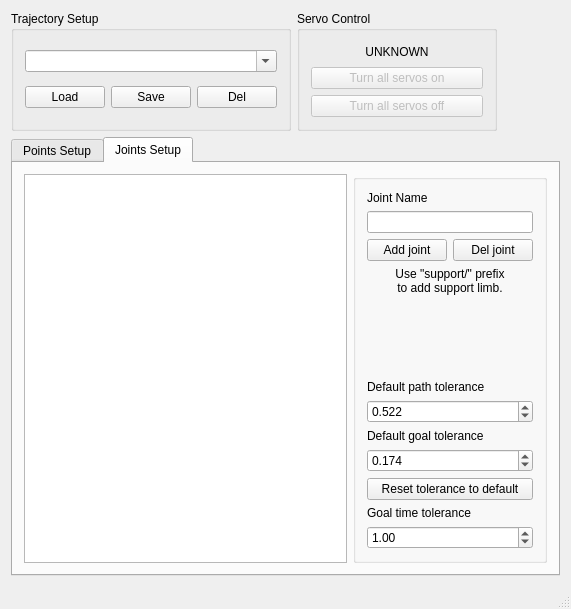
<?xml version="1.0" encoding="UTF-8"?>
<ui version="4.0">
 <class>TrajectoryEditor</class>
 <widget class="QMainWindow" name="TrajectoryEditor">
  <property name="geometry">
   <rect>
    <x>0</x>
    <y>0</y>
    <width>571</width>
    <height>609</height>
   </rect>
  </property>
  <property name="sizePolicy">
   <sizepolicy hsizetype="Expanding" vsizetype="Expanding">
    <horstretch>0</horstretch>
    <verstretch>0</verstretch>
   </sizepolicy>
  </property>
  <property name="windowTitle">
   <string>TrajectoryPinkitor</string>
  </property>
  <widget class="QWidget" name="centralWidget">
   <property name="sizePolicy">
    <sizepolicy hsizetype="MinimumExpanding" vsizetype="MinimumExpanding">
     <horstretch>0</horstretch>
     <verstretch>0</verstretch>
    </sizepolicy>
   </property>
   <layout class="QVBoxLayout" name="verticalLayout_2">
    <item>
     <layout class="QVBoxLayout" name="verticalLayout">
      <property name="sizeConstraint">
       <enum>QLayout::SetMinimumSize</enum>
      </property>
      <item>
       <layout class="QGridLayout" name="gridLayout_2">
        <item row="0" column="0">
         <widget class="QGroupBox" name="groupBox">
          <property name="sizePolicy">
           <sizepolicy hsizetype="Preferred" vsizetype="Preferred">
            <horstretch>0</horstretch>
            <verstretch>0</verstretch>
           </sizepolicy>
          </property>
          <property name="minimumSize">
           <size>
            <width>200</width>
            <height>120</height>
           </size>
          </property>
          <property name="title">
           <string>Trajectory Setup</string>
          </property>
          <layout class="QHBoxLayout" name="horizontalLayout_6">
           <item>
            <layout class="QVBoxLayout" name="verticalLayout_9">
             <item>
              <widget class="QComboBox" name="comboBox">
               <property name="editable">
                <bool>true</bool>
               </property>
              </widget>
             </item>
             <item>
              <layout class="QHBoxLayout" name="horizontalLayout_5">
               <item>
                <widget class="QPushButton" name="loadTrajectoryButton">
                 <property name="text">
                  <string>Load</string>
                 </property>
                </widget>
               </item>
               <item>
                <widget class="QPushButton" name="saveTrajectoryButton">
                 <property name="text">
                  <string>Save</string>
                 </property>
                </widget>
               </item>
               <item>
                <widget class="QPushButton" name="delTrajectoryButton">
                 <property name="text">
                  <string>Del</string>
                 </property>
                </widget>
               </item>
              </layout>
             </item>
            </layout>
           </item>
          </layout>
         </widget>
        </item>
        <item row="0" column="1" alignment="Qt::AlignLeft">
         <widget class="QGroupBox" name="groupBox_2">
          <property name="sizePolicy">
           <sizepolicy hsizetype="Preferred" vsizetype="Preferred">
            <horstretch>0</horstretch>
            <verstretch>0</verstretch>
           </sizepolicy>
          </property>
          <property name="minimumSize">
           <size>
            <width>200</width>
            <height>0</height>
           </size>
          </property>
          <property name="title">
           <string>Servo Control</string>
          </property>
          <layout class="QGridLayout" name="gridLayout_3">
           <item row="0" column="0">
            <layout class="QVBoxLayout" name="verticalLayout_3" stretch="0,0,0">
             <property name="spacing">
              <number>6</number>
             </property>
             <property name="sizeConstraint">
              <enum>QLayout::SetDefaultConstraint</enum>
             </property>
             <item>
              <widget class="QLabel" name="servoStateLabel">
               <property name="text">
                <string>UNKNOWN</string>
               </property>
               <property name="alignment">
                <set>Qt::AlignCenter</set>
               </property>
              </widget>
             </item>
             <item>
              <widget class="QPushButton" name="turnAllServoOnButton">
               <property name="enabled">
                <bool>false</bool>
               </property>
               <property name="text">
                <string>Turn all servos on</string>
               </property>
              </widget>
             </item>
             <item>
              <widget class="QPushButton" name="turnAllServoOffButton">
               <property name="enabled">
                <bool>false</bool>
               </property>
               <property name="text">
                <string>Turn all servos off</string>
               </property>
              </widget>
             </item>
            </layout>
           </item>
          </layout>
         </widget>
        </item>
        <item row="0" column="2">
         <spacer name="horizontalSpacer">
          <property name="orientation">
           <enum>Qt::Horizontal</enum>
          </property>
          <property name="sizeHint" stdset="0">
           <size>
            <width>40</width>
            <height>30</height>
           </size>
          </property>
         </spacer>
        </item>
       </layout>
      </item>
      <item>
       <widget class="QTabWidget" name="tabWidget">
        <property name="sizePolicy">
         <sizepolicy hsizetype="MinimumExpanding" vsizetype="Expanding">
          <horstretch>0</horstretch>
          <verstretch>0</verstretch>
         </sizepolicy>
        </property>
        <property name="currentIndex">
         <number>1</number>
        </property>
        <widget class="QWidget" name="tabPoints">
         <property name="enabled">
          <bool>true</bool>
         </property>
         <attribute name="title">
          <string>Points Setup</string>
         </attribute>
         <layout class="QVBoxLayout" name="verticalLayout_5">
          <item>
           <layout class="QHBoxLayout" name="horizontalLayout_2">
            <item>
             <layout class="QVBoxLayout" name="verticalLayout_11">
              <item>
               <widget class="QTableView" name="pointsTableView">
                <property name="sizePolicy">
                 <sizepolicy hsizetype="MinimumExpanding" vsizetype="Expanding">
                  <horstretch>0</horstretch>
                  <verstretch>0</verstretch>
                 </sizepolicy>
                </property>
                <property name="verticalScrollBarPolicy">
                 <enum>Qt::ScrollBarAlwaysOn</enum>
                </property>
                <property name="editTriggers">
                 <set>QAbstractItemView::AllEditTriggers</set>
                </property>
                <property name="selectionMode">
                 <enum>QAbstractItemView::SingleSelection</enum>
                </property>
               </widget>
              </item>
              <item>
               <layout class="QHBoxLayout" name="horizontalLayout_7">
                <property name="topMargin">
                 <number>0</number>
                </property>
                <item>
                 <widget class="QLabel" name="timeScaleLabel">
                  <property name="text">
                   <string>Time scale</string>
                  </property>
                 </widget>
                </item>
                <item>
                 <widget class="QSlider" name="scaleSlider">
                  <property name="enabled">
                   <bool>true</bool>
                  </property>
                  <property name="minimum">
                   <number>0</number>
                  </property>
                  <property name="maximum">
                   <number>100</number>
                  </property>
                  <property name="value">
                   <number>50</number>
                  </property>
                  <property name="orientation">
                   <enum>Qt::Horizontal</enum>
                  </property>
                  <property name="tickPosition">
                   <enum>QSlider::TicksBelow</enum>
                  </property>
                  <property name="tickInterval">
                   <number>10</number>
                  </property>
                 </widget>
                </item>
                <item>
                 <widget class="QDoubleSpinBox" name="scaleSpinBox">
                  <property name="minimum">
                   <double>0.100000000000000</double>
                  </property>
                  <property name="maximum">
                   <double>10.000000000000000</double>
                  </property>
                  <property name="singleStep">
                   <double>0.100000000000000</double>
                  </property>
                  <property name="value">
                   <double>1.000000000000000</double>
                  </property>
                 </widget>
                </item>
                <item>
                 <widget class="QPushButton" name="applyScaleButton">
                  <property name="text">
                   <string>Apply scale</string>
                  </property>
                 </widget>
                </item>
               </layout>
              </item>
             </layout>
            </item>
            <item>
             <widget class="QGroupBox" name="groupBox_3">
              <property name="sizePolicy">
               <sizepolicy hsizetype="Preferred" vsizetype="Preferred">
                <horstretch>0</horstretch>
                <verstretch>0</verstretch>
               </sizepolicy>
              </property>
              <property name="minimumSize">
               <size>
                <width>170</width>
                <height>250</height>
               </size>
              </property>
              <property name="title">
               <string/>
              </property>
              <property name="flat">
               <bool>false</bool>
              </property>
              <property name="checkable">
               <bool>false</bool>
              </property>
              <layout class="QVBoxLayout" name="verticalLayout_8">
               <property name="leftMargin">
                <number>6</number>
               </property>
               <property name="topMargin">
                <number>0</number>
               </property>
               <property name="rightMargin">
                <number>6</number>
               </property>
               <property name="bottomMargin">
                <number>0</number>
               </property>
               <item>
                <layout class="QVBoxLayout" name="verticalLayout_4">
                 <item>
                  <widget class="QLabel" name="timeFromStartLabel">
                   <property name="text">
                    <string>Time from start</string>
                   </property>
                  </widget>
                 </item>
                 <item>
                  <widget class="QDoubleSpinBox" name="timeFromStartSpinBox">
                   <property name="singleStep">
                    <double>0.500000000000000</double>
                   </property>
                  </widget>
                 </item>
                 <item>
                  <widget class="QLabel" name="timeIncrementLabel">
                   <property name="text">
                    <string>Time increment</string>
                   </property>
                  </widget>
                 </item>
                 <item>
                  <widget class="QDoubleSpinBox" name="timeIncrementSpinBox">
                   <property name="singleStep">
                    <double>0.100000000000000</double>
                   </property>
                   <property name="value">
                    <double>0.500000000000000</double>
                   </property>
                  </widget>
                 </item>
                 <item>
                  <widget class="QPushButton" name="addRobotPoseButton">
                   <property name="enabled">
                    <bool>false</bool>
                   </property>
                   <property name="text">
                    <string>Add robot pose</string>
                   </property>
                  </widget>
                 </item>
                 <item>
                  <widget class="QPushButton" name="updateRobotPoseButton">
                   <property name="enabled">
                    <bool>true</bool>
                   </property>
                   <property name="text">
                    <string>Update pose</string>
                   </property>
                  </widget>
                 </item>
                 <item>
                  <widget class="QPushButton" name="dublicatePoseButton">
                   <property name="enabled">
                    <bool>true</bool>
                   </property>
                   <property name="text">
                    <string>Dublicate pose</string>
                   </property>
                  </widget>
                 </item>
                 <item>
                  <widget class="QPushButton" name="deletePoseButton">
                   <property name="text">
                    <string>Delete pose</string>
                   </property>
                  </widget>
                 </item>
                 <item>
                  <spacer name="verticalSpacer_3">
                   <property name="orientation">
                    <enum>Qt::Vertical</enum>
                   </property>
                   <property name="sizeHint" stdset="0">
                    <size>
                     <width>20</width>
                     <height>18</height>
                    </size>
                   </property>
                  </spacer>
                 </item>
                 <item>
                  <widget class="QCheckBox" name="autoSetPoseCheckBox">
                   <property name="enabled">
                    <bool>true</bool>
                   </property>
                   <property name="text">
                    <string>Auto-set pose</string>
                   </property>
                  </widget>
                 </item>
                 <item>
                  <widget class="QPushButton" name="setRobotPoseButton">
                   <property name="enabled">
                    <bool>true</bool>
                   </property>
                   <property name="text">
                    <string>Set robot pose</string>
                   </property>
                  </widget>
                 </item>
                 <item>
                  <widget class="QPushButton" name="executeButton">
                   <property name="text">
                    <string>Execute trajectory</string>
                   </property>
                  </widget>
                 </item>
                 <item>
                  <widget class="QCheckBox" name="backwardCheckBox">
                   <property name="enabled">
                    <bool>true</bool>
                   </property>
                   <property name="text">
                    <string>Backward</string>
                   </property>
                  </widget>
                 </item>
                 <item>
                  <widget class="QLabel" name="statusCaptionLabel">
                   <property name="text">
                    <string>Last result:</string>
                   </property>
                  </widget>
                 </item>
                 <item>
                  <widget class="QLabel" name="statusLabel">
                   <property name="text">
                    <string>UNKNOWN</string>
                   </property>
                   <property name="alignment">
                    <set>Qt::AlignCenter</set>
                   </property>
                  </widget>
                 </item>
                </layout>
               </item>
              </layout>
             </widget>
            </item>
           </layout>
          </item>
         </layout>
        </widget>
        <widget class="QWidget" name="tabJoints">
         <attribute name="title">
          <string>Joints Setup</string>
         </attribute>
         <layout class="QHBoxLayout" name="horizontalLayout_4">
          <item>
           <layout class="QHBoxLayout" name="horizontalLayout">
            <item>
             <widget class="QTableView" name="jointsTableView">
              <property name="sizePolicy">
               <sizepolicy hsizetype="Minimum" vsizetype="Expanding">
                <horstretch>0</horstretch>
                <verstretch>0</verstretch>
               </sizepolicy>
              </property>
             </widget>
            </item>
            <item>
             <widget class="QGroupBox" name="groupBox_4">
              <property name="sizePolicy">
               <sizepolicy hsizetype="Maximum" vsizetype="Preferred">
                <horstretch>0</horstretch>
                <verstretch>0</verstretch>
               </sizepolicy>
              </property>
              <property name="minimumSize">
               <size>
                <width>150</width>
                <height>250</height>
               </size>
              </property>
              <property name="title">
               <string/>
              </property>
              <layout class="QVBoxLayout" name="verticalLayout_7">
               <item>
                <layout class="QVBoxLayout" name="verticalLayout_6">
                 <item>
                  <widget class="QLabel" name="jointNameLabel">
                   <property name="text">
                    <string>Joint Name</string>
                   </property>
                  </widget>
                 </item>
                 <item>
                  <widget class="QLineEdit" name="jointNameEditBox">
                   <property name="sizePolicy">
                    <sizepolicy hsizetype="Minimum" vsizetype="Fixed">
                     <horstretch>0</horstretch>
                     <verstretch>0</verstretch>
                    </sizepolicy>
                   </property>
                   <property name="text">
                    <string/>
                   </property>
                  </widget>
                 </item>
                 <item>
                  <layout class="QHBoxLayout" name="horizontalLayout_3">
                   <item>
                    <widget class="QPushButton" name="addJointButton">
                     <property name="text">
                      <string>Add joint</string>
                     </property>
                    </widget>
                   </item>
                   <item>
                    <widget class="QPushButton" name="delJointButton">
                     <property name="text">
                      <string>Del joint</string>
                     </property>
                    </widget>
                   </item>
                  </layout>
                 </item>
                 <item>
                  <widget class="QLabel" name="supportAddTipLabel">
                   <property name="text">
                    <string>&lt;html&gt;&lt;head/&gt;&lt;body&gt;&lt;p align=&quot;center&quot;&gt;Use &amp;quot;support/&amp;quot; prefix&lt;br/&gt;to add support limb.&lt;/p&gt;&lt;/body&gt;&lt;/html&gt;</string>
                   </property>
                  </widget>
                 </item>
                 <item>
                  <spacer name="verticalSpacer_2">
                   <property name="orientation">
                    <enum>Qt::Vertical</enum>
                   </property>
                   <property name="sizeHint" stdset="0">
                    <size>
                     <width>20</width>
                     <height>40</height>
                    </size>
                   </property>
                  </spacer>
                 </item>
                 <item>
                  <widget class="QLabel" name="pathToleranceLavel">
                   <property name="text">
                    <string>Default path tolerance</string>
                   </property>
                  </widget>
                 </item>
                 <item>
                  <widget class="QDoubleSpinBox" name="pathToleranceSpinBox">
                   <property name="decimals">
                    <number>3</number>
                   </property>
                   <property name="singleStep">
                    <double>0.174000000000000</double>
                   </property>
                   <property name="value">
                    <double>0.522000000000000</double>
                   </property>
                  </widget>
                 </item>
                 <item>
                  <widget class="QLabel" name="goalToleranceLabel">
                   <property name="text">
                    <string>Default goal tolerance</string>
                   </property>
                  </widget>
                 </item>
                 <item>
                  <widget class="QDoubleSpinBox" name="goalToleranceSpinBox">
                   <property name="decimals">
                    <number>3</number>
                   </property>
                   <property name="maximum">
                    <double>6.280000000000000</double>
                   </property>
                   <property name="singleStep">
                    <double>0.174000000000000</double>
                   </property>
                   <property name="value">
                    <double>0.174000000000000</double>
                   </property>
                  </widget>
                 </item>
                 <item>
                  <widget class="QPushButton" name="resetTolerancesButton">
                   <property name="enabled">
                    <bool>true</bool>
                   </property>
                   <property name="text">
                    <string>Reset tolerance to default</string>
                   </property>
                  </widget>
                 </item>
                 <item>
                  <widget class="QLabel" name="goalTimeToleranceLabel">
                   <property name="text">
                    <string>Goal time tolerance</string>
                   </property>
                  </widget>
                 </item>
                 <item>
                  <widget class="QDoubleSpinBox" name="goalTimeToleranceSpinBox">
                   <property name="value">
                    <double>1.000000000000000</double>
                   </property>
                  </widget>
                 </item>
                </layout>
               </item>
              </layout>
             </widget>
            </item>
           </layout>
          </item>
         </layout>
        </widget>
       </widget>
      </item>
     </layout>
    </item>
   </layout>
  </widget>
  <widget class="QStatusBar" name="statusBar"/>
  <action name="actionOpen">
   <property name="enabled">
    <bool>true</bool>
   </property>
   <property name="text">
    <string>Load Trajectory</string>
   </property>
  </action>
  <action name="actionSave">
   <property name="text">
    <string>Save Trajectory</string>
   </property>
  </action>
 </widget>
 <layoutdefault spacing="6" margin="11"/>
 <resources/>
 <connections/>
</ui>
